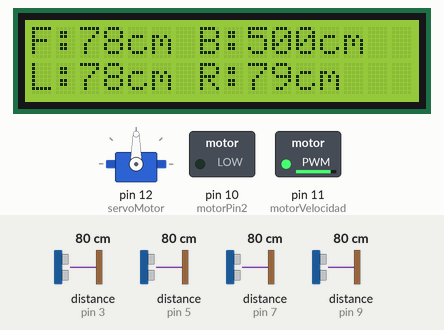
A sketch run on a simulated Arduino Uno, built with avr-gcc and run on an emulated ATmega328P. On the bench: 16×2 character LCD, servo, switched loads named in the sketch (green lamp = pin HIGH). Wiring (inferred from the names in the program): 4 × ultrasonic range finder: trigger pin 2, echo pin 3 / trigger pin 4, echo pin 5 / trigger pin 6, echo pin 7 / trigger pin 8, echo pin 9. The test bench sets the inputs (shaded band); at power-on: distance to the obstacle (sensors on pin 3, pin 5, pin 7, pin 9) 80 cm. The echo pulse lasts 58.3 µs per cm; pins used as bus, display or sensor lines are not drawn.

Above: at 1.2 s.
1.3 s: distance to the obstacle (sensor on pin 3) set to 72 cm
At 2.2 s:
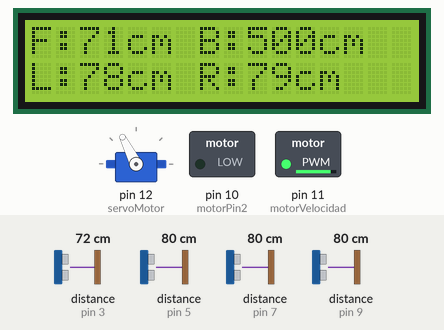
4.3 s: distance to the obstacle (sensor on pin 5) set to 120 cm
At 5.5 s:
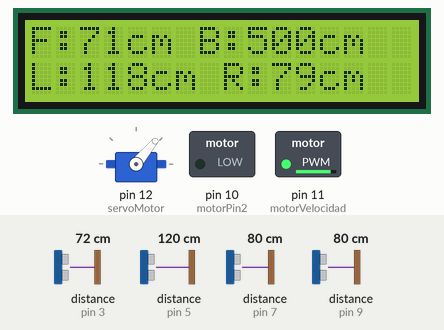
7.3 s: distance to the obstacle (sensor on pin 7) set to 2 cm
At 8.8 s:
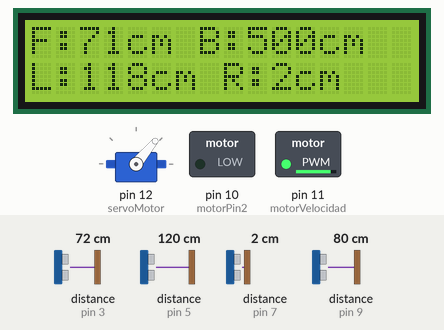
10.3 s: distance to the obstacle (sensor on pin 3) set to 120 cm
At 12.28 s:
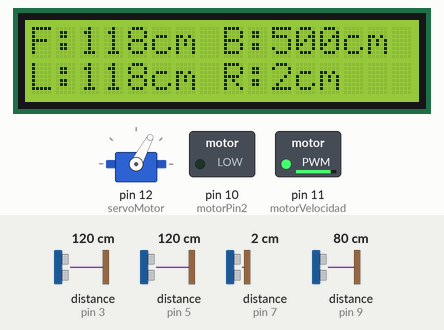
13.3 s: distance to the obstacle (sensor on pin 7) set to 18 cm
At 15.8 s:
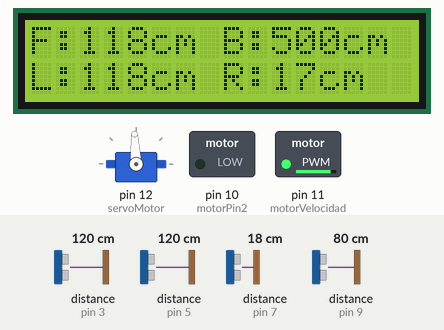
16.1 s: distance to the obstacle (sensor on pin 5) set to 19 cm
At 16.6 s:
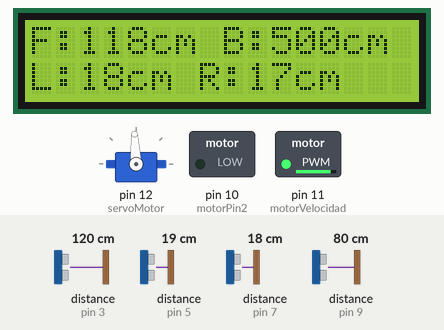
17.6 s: distance to the obstacle (sensor on pin 5) set to 15 cm
Timing chart, 0 to 20.6 s (numbered marks = the images above; inputs shaded):
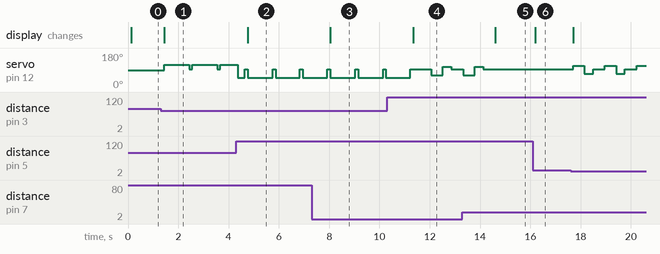

The sketch:

proyecto_futuros01.ino
```cpp
// Incluir Bibliotecas Necesarias
#include <Wire.h>
#include <LiquidCrystal_I2C.h>
#include <Servo.h>
// Parte de las Bibliotecas
LiquidCrystal_I2C lcd(0x27, 2, 1, 0, 4, 5, 6, 7, 3, POSITIVE);
Servo servoMotor;

// Pines de los sensores ultrasónicos
const int TrigerFrente = 2;
const int EchoFrente = 3;
const int TrigerIzquierda = 4;
const int EchoIzquierda = 5;
const int TrigerDerecha = 6;
const int EchoDerecha = 7;
const int TrigerAtras = 8;
const int EchoAtras = 9;

// Pines del driver del motor
const int motorPin1 = 9;
const int motorPin2 = 10;
const int motorVelocidad = 11;

// Velocidad Del Motor
const int velocidadNormal = 220; // Velocidad Para Todo el Programa

// Variables para almacenar distancias
long distanciaFrente, distanciaIzquierda, distanciaDerecha, distanciaAtras;

// Tiempo para la actualización de sensores y pantalla
unsigned long tiempoImprimir = 0;
const unsigned long intervaloActualizacion = 50; //Tiempo pra la siquiente actualizacion

// Distancias mínimas permitidas para la fucion acomodar
const int distanciaMinimaIzquierda = 17;   // Distancia mínima permitida a la izquierda
const int distanciaMinimaDerecha = 17;     // Distancia mínima permitida a la derecha

// Variable para controlar el tiempo que debe esperar para Poder seguir con el programa
unsigned long esperaLuegoEvasion = 0;
const unsigned long intervaloEsperarDespuesEvasion = 800; // Esperar 800 ms después de evadir obstáculos

void setup() {
  lcd.begin(16, 2);
  lcd.backlight();

  // Configuración de los pines de los sensores
  pinMode(TrigerFrente, OUTPUT);
  pinMode(EchoFrente, INPUT);
  pinMode(TrigerIzquierda, OUTPUT);
  pinMode(EchoIzquierda, INPUT);
  pinMode(TrigerDerecha, OUTPUT);
  pinMode(EchoDerecha, INPUT);
  pinMode(TrigerAtras, OUTPUT);
  pinMode(EchoAtras, INPUT);

  // Configuración de los pines del motor
  pinMode(motorPin1, OUTPUT);
  pinMode(motorPin2, OUTPUT);
  pinMode(motorVelocidad, OUTPUT);

  // Configuración del servo motor
  servoMotor.attach(12); // Pin del servo motor

  // Encender el motor al inicio
  MovimientoVehiculo(1);
}

// Función para medir distancia
long MedirDistancia(int trigerPin, int echoPin) {
  digitalWrite(trigerPin, LOW);
  delayMicroseconds(2);
  digitalWrite(trigerPin, HIGH);
  delayMicroseconds(10);
  digitalWrite(trigerPin, LOW);

  long duracion = pulseIn(echoPin, HIGH, 20000); // Timeout de 20 ms
  if (duracion == 0) return 500; // Si no hay respuesta, asumir distancia máxima (500 cm)

  long distancia = duracion * 0.034 / 2;
  return distancia;
}

// Función para controlar el servo
void controlServo(int angulo) {
  servoMotor.write(angulo);
}

// Función para mover el vehículo
void MovimientoVehiculo(int direccion) {
  analogWrite(motorVelocidad, velocidadNormal); // Establecer la velocidad
  if (direccion == 1) { // Adelante
    digitalWrite(motorPin1, HIGH);
    digitalWrite(motorPin2, LOW);
  } else if (direccion == -1) { // Atrás
    digitalWrite(motorPin1, LOW);
    digitalWrite(motorPin2, HIGH);
  } else { // Detener
    digitalWrite(motorPin1, LOW);
    digitalWrite(motorPin2, LOW);
  }
}

// Función para actualizar la pantalla LCD
void actualizarLCD() {
  lcd.setCursor(0, 0);
  lcd.print("F:");
  lcd.print(distanciaFrente);
  lcd.print("cm B:");
  lcd.print(distanciaAtras);
  lcd.print("cm    ");

  lcd.setCursor(0, 1);
  lcd.print("L:");
  lcd.print(distanciaIzquierda);
  lcd.print("cm R:");
  lcd.print(distanciaDerecha);
  lcd.print("cm    ");
}

// Función para actualizar las distancias
void actualizarDistancias() {
  distanciaFrente = MedirDistancia(TrigerFrente, EchoFrente);
  distanciaIzquierda = MedirDistancia(TrigerIzquierda, EchoIzquierda);
  distanciaDerecha = MedirDistancia(TrigerDerecha, EchoDerecha);
  distanciaAtras = MedirDistancia(TrigerAtras, EchoAtras);
}

// Función para evadir
void Evadir() {
  // Si hay un objeto(pared)al lado mas grande se dirigira
  if (distanciaFrente < 76) {
    MovimientoVehiculo(1); // Tener el motor encendido
    unsigned long tiempoInicio = millis();
    while (millis() - tiempoInicio < 950) { // evadir por 950 minisegundos
      if (distanciaIzquierda < distanciaDerecha) { // Si izquierda es mas grande se ajusta el serva para que se mueva a la izquierda
        controlServo(117);
      } else { // SI no se dirigira a la derecha
        controlServo(50);
      }
      delay(10); // para que tenga el sistema en cargar
      actualizarDistancias(); // Actualizar distancias durante la evasión
    }

    controlServo(93); // Centro
    esperaLuegoEvasion = millis(); // Registrar el tiempo de la última evasión
  }
}

// Función para acomodar el vehículo después de la evasión
void acomodar() {
  // Verificar si ha pasado suficiente tiempo desde la última evasión
  if (millis() - esperaLuegoEvasion < intervaloEsperarDespuesEvasion) {
    return; // Si no ha pasado suficiente tiempo, salir
  }

  // Ajustar la posición Para que este lo mas centrado posible
  if (distanciaIzquierda < distanciaMinimaIzquierda) {
    controlServo(113); // Girar hacia la derecha
    delay(450);
    controlServo(70);
    delay(350);
    controlServo(93);
    delay(350); // Esto lo que hace es girar y regresar al centro para que el coche no pierda potencia ademas que se mantenaga en un angulo el cual avance
  } else if (distanciaDerecha < distanciaMinimaDerecha) {
    controlServo(62);
    delay(450);
    controlServo(108);
    delay(350);
    controlServo(93); // Regresar al centro
    delay(350);
  }
}

void loop() {
  unsigned long tiempoActual = millis();
  if (tiempoActual - tiempoImprimir >= intervaloActualizacion) {
    actualizarDistancias(); // Actualizar las distancias
    actualizarLCD(); // Actualizar la pantalla LCD
    tiempoImprimir = tiempoActual; // Actualizar el tiempo de la última actualización
  }

  Evadir(); // Evasión
  acomodar(); // Acomodar el vehículo después de evadir obstáculos
  delay(50); // Para no sobre calentar el sistema
}
```

Measured:
- the behaviour switches between 77 and 76 cm on distance to the obstacle (sensor on pin 3) (found by bisection; images 0 and 1)
- after the input at 1.3 s, servo on pin 12 (servoMotor): alternates 117° for 0.99 s and 93° for 0.12 s, starting after 0.15 s; the display: changes after 0.15 s (image 1)
- after the input at 4.3 s, the display: changes after 0.46 s (image 2)
- after the input at 7.3 s, the display: changes after 0.75 s (image 3)
- after the input at 10.3 s, the display: changes after 1.0 s (image 4)
- after the input at 13.3 s, servo on pin 12 (servoMotor): goes on until 14.1 s, then stays 93°; the display: changes after 1.3 s (image 5)
- after the input at 16.1 s, the display: changes after 0.09 s (image 6)
- after the input at 17.6 s, servo on pin 12 (servoMotor): 93° → 113° after 0.10 s, → 70° 0.45 s later, → 93° 0.35 s later, → 113° 0.47 s later, … (7 changes in this stretch)
